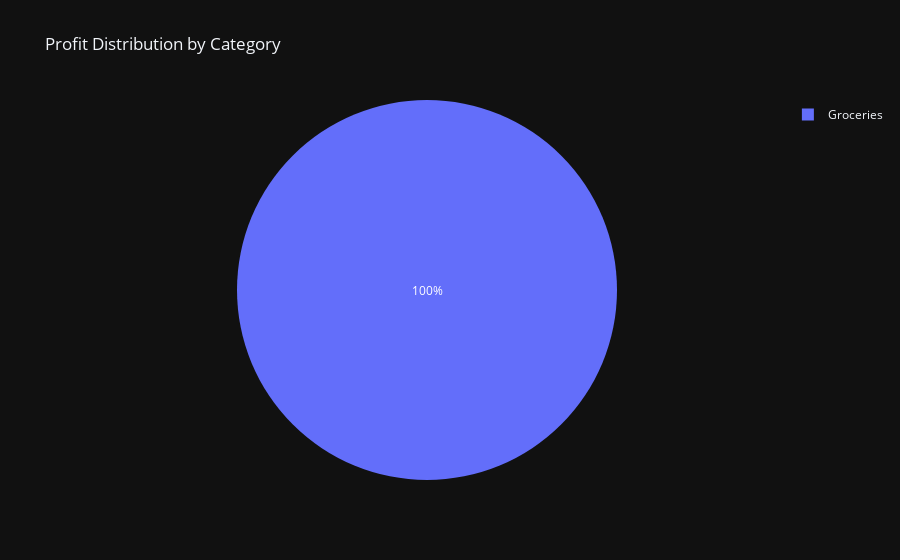

Here is the notebook cell this chart was saved with:
### Code cell
category_profit = filtered_products.groupby('category')['profit'].sum().reset_index()
plot2 = px.pie(category_profit, values='profit', names='category', title="Profit Distribution by Category")
plot2.show()

### Figure 1 — Plotly figure (JSON) as saved in the notebook; plotly's stock layout.template omitted (floating-point values rounded to 4 significant figures)
{"data": [{"domain": {"x": [0.0, 1.0], "y": [0.0, 1.0]}, "hovertemplate": "category=%{label}<br>profit=%{value}<extra></extra>", "labels": ["Groceries"], "legendgroup": "", "name": "", "showlegend": true, "values": [3544000.0], "type": "pie"}], "layout": {"legend": {"tracegroupgap": 0}, "title": {"text": "Profit Distribution by Category"}}}
